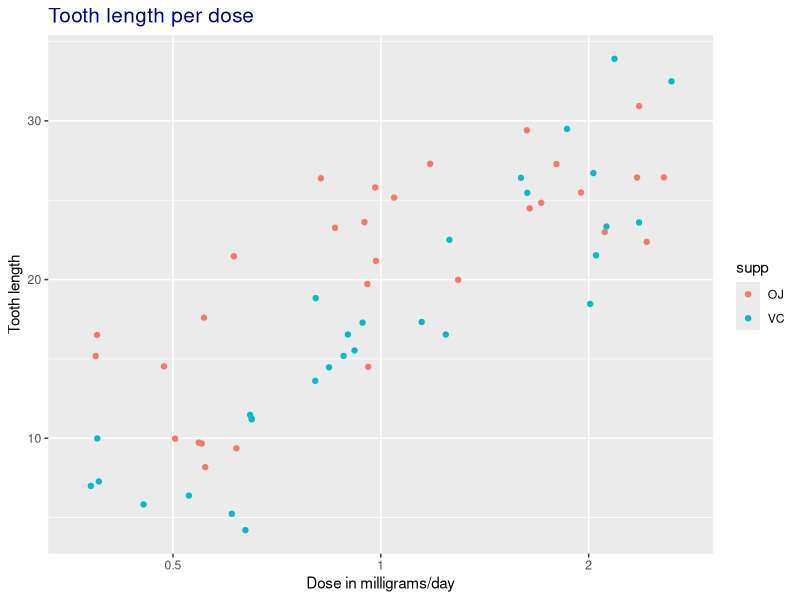
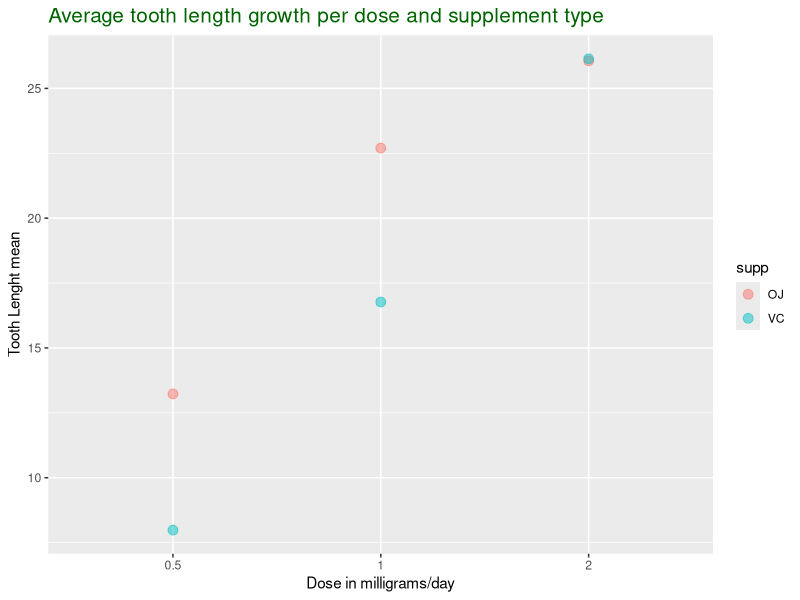

Write the R code that produced these figures, in order.
## ---- chunk 1
knitr::opts_chunk$set(echo = TRUE)
## ---- chunk 2
library(datasets)
str(ToothGrowth)
summary(ToothGrowth)
cat(c("Standard deviation of tooth length:", round(sd(ToothGrowth$len), 2)))
ToothGrowth$dose <- as.factor(ToothGrowth$dose)
## ---- chunk 3
library(ggplot2)
ggplot(data=ToothGrowth, aes(x=dose, y=len, colour=supp)) + geom_jitter() +
    xlab("Dose in milligrams/day") +
    ylab("Tooth length") + 
    ggtitle("Tooth length per dose") + 
    theme(plot.title = element_text(colour="DarkBlue", size=15))
## ---- chunk 4
means <- aggregate(data=ToothGrowth, len ~ dose + supp, mean)
colnames(means)[3] <- "mean"

variances <- aggregate(data=ToothGrowth, len ~ dose + supp, var)
colnames(variances)[3] <- "variance"
variances$variance <- round(variances$variance, 2)

tableMeansVar <- cbind(means,variances)
tableMeansVar <- tableMeansVar[, -c(4, 5)]

ggplot(data=tableMeansVar, aes(x=dose, y=mean, colour=supp)) + 
    geom_point(size = 3, alpha=0.5) + 
    xlab("Dose in milligrams/day") +
    ylab("Tooth Lenght mean") + 
    ggtitle("Average tooth length growth per dose and supplement type") + 
    theme(plot.title = element_text(colour="DarkGreen", size=15))
## ---- chunk 5
oj05 <- ToothGrowth[ToothGrowth$supp == "OJ" & ToothGrowth$dose == 0.5, "len"]
oj10 <- ToothGrowth[ToothGrowth$supp == "OJ" & ToothGrowth$dose == 1.0, "len"]

cat(c("The tooth length mean for 0.5 OJ dose is:", round(mean(oj05), 2)))
cat(c("The tooth length mean for 1.0 OJ dose is:", round(mean(oj10), 2)))
cat(c("The tooth length variance for 0.5 OJ dose is:", round(var(oj05), 2)))
cat(c("The tooth length variance for 1.0 OJ dose is:", round(var(oj10), 2)))

testOj0510 <- t.test(oj10, oj05, lower.tail=TRUE, paired=FALSE, var.equal=FALSE)$conf
cat(c("With a 95% confidence, the interval is:", round(testOj0510, 3)))
## ---- chunk 6
oj20 <- ToothGrowth[ToothGrowth$supp == "OJ" & ToothGrowth$dose == 2.0, "len"]
vc20 <- ToothGrowth[ToothGrowth$supp == "VC" & ToothGrowth$dose == 2.0, "len"]

cat(c("The tooth length mean for 2.0 OJ dose is:", round(mean(oj20), 2)))
cat(c("The tooth length mean for 2.0 VC dose is:", round(mean(vc20), 2)))
cat(c("The tooth length variance for 2.0 OJ dose is:", round(var(oj20), 2)))
cat(c("The tooth length variance for 2.0 VC dose is:", round(var(vc20), 2)))

testOjVc20 <- t.test(oj20, vc20, lower.tail=TRUE, paired=FALSE, var.equal=FALSE)$conf
cat(c("With a 95% confidence, the interval is:", round(testOjVc20, 3)))
